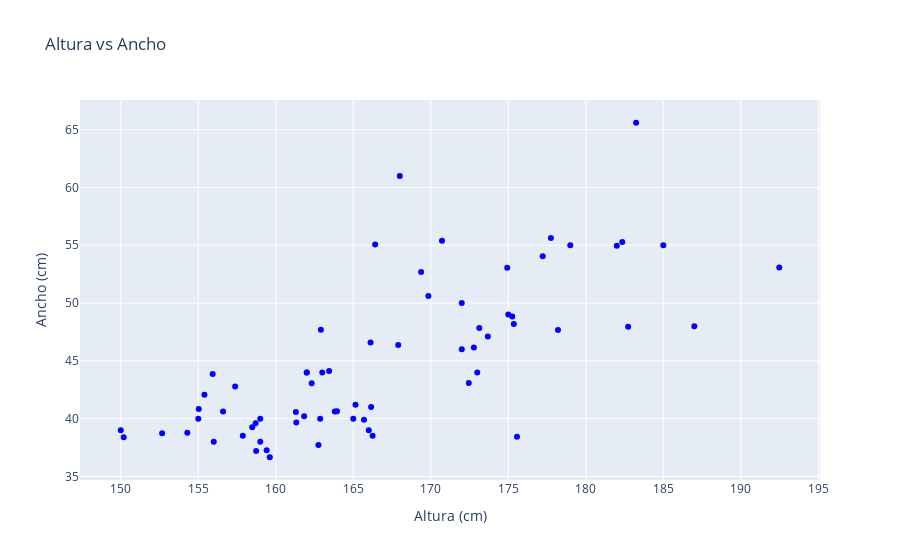
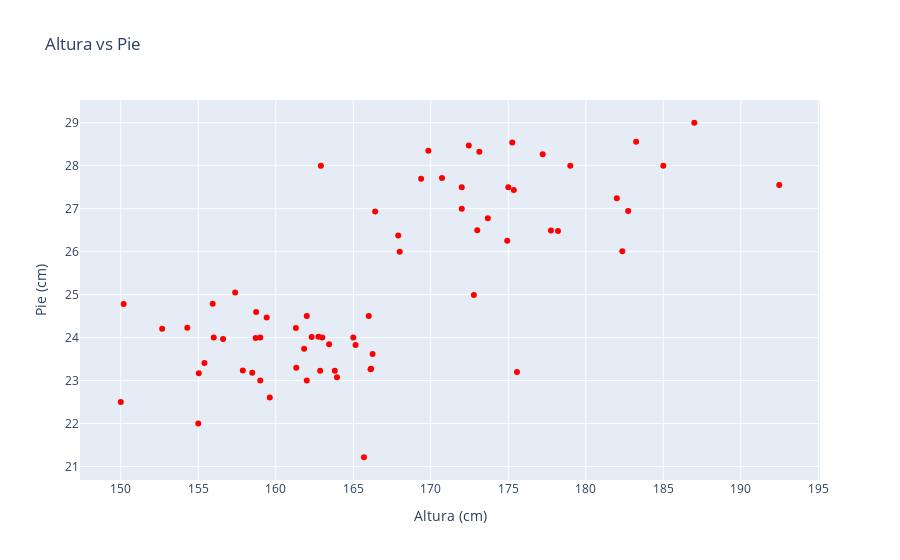

Notebook source saved alongside these figures, in order:
### Code cell
fig1 = px.scatter(df, x="Altura", y="Ancho", 
                  title="Altura vs Ancho", 
                  labels={"Altura": "Altura (cm)", "Ancho": "Ancho (cm)"},
                  color_discrete_sequence=["blue"])

fig2 = px.scatter(df, x="Altura", y="Pie", 
                  title="Altura vs Pie", 
                  labels={"Altura": "Altura (cm)", "Pie": "Pie (cm)"},
                  color_discrete_sequence=["red"])

fig1.show()
fig2.show()

### Figure 1 — Plotly figure (JSON) as saved in the notebook; plotly's stock layout.template omitted (floating-point values rounded to 4 significant figures)
{"data": [{"hovertemplate": "Altura (cm)=%{x}<br>Ancho (cm)=%{y}<extra></extra>", "legendgroup": "", "marker": {"color": "blue", "symbol": "circle"}, "mode": "markers", "name": "", "orientation": "v", "showlegend": false, "type": "scatter", "x": [169.4, 182.7, 172.8, 182.4, 173.7, 162.9, 192.5, 173.1, 178.2, 175.4, 174.9, 183.2, 177.8, 166.4, 167.9, 177.2, 182.0, 172.5, 175.3, 170.7, 169.8, 163.4, 175.6, 159.4, 163.9, 152.7, 158.7, 165.1, 166.2, 162.9, 165.7, 161.3, 161.8, 150.2, 159.6, 155.0, 156.6, 158.5, 161.3, 154.3, 155.9, 166.2, 157.4, 163.8, 162.8, 155.4, 157.9, 162.3, 166.1, 158.7, 185.0, 173.0, 163.0, 162.0, 172.0, 159.0, 187.0, 165.0, 175.0, 162.0, 155.0, 168.0, 179.0, 172.0, 159.0, 166.0, 156.0, 150.0], "xaxis": "x", "y": [52.68, 47.95, 46.14, 55.29, 47.1, 47.69, 53.07, 47.85, 47.66, 48.2, 53.05, 65.6, 55.63, 55.06, 46.37, 54.06, 54.97, 43.08, 48.84, 55.39, 50.6, 44.12, 38.43, 37.26, 40.64, 38.74, 39.6, 41.21, 41.01, 40.0, 39.91, 39.67, 40.21, 38.38, 36.66, 40.84, 40.61, 39.25, 40.58, 38.78, 43.86, 38.53, 42.77, 40.62, 37.72, 42.06, 38.52, 43.06, 46.58, 37.21, 55.0, 44.0, 44.0, 44.0, 46.0, 40.0, 48.0, 40.0, 49.0, 44.0, 40.0, 61.0, 55.0, 50.0, 38.0, 39.0, 38.0, 39.0], "yaxis": "y"}], "layout": {"legend": {"tracegroupgap": 0}, "title": {"text": "Altura vs Ancho"}, "xaxis": {"anchor": "y", "domain": [0, 1], "title": {"text": "Altura (cm)"}}, "yaxis": {"anchor": "x", "domain": [0, 1], "title": {"text": "Ancho (cm)"}}}}

### Figure 2 — Plotly figure (JSON) as saved in the notebook; plotly's stock layout.template omitted (floating-point values rounded to 4 significant figures)
{"data": [{"hovertemplate": "Altura (cm)=%{x}<br>Pie (cm)=%{y}<extra></extra>", "legendgroup": "", "marker": {"color": "red", "symbol": "circle"}, "mode": "markers", "name": "", "orientation": "v", "showlegend": false, "type": "scatter", "x": [169.4, 182.7, 172.8, 182.4, 173.7, 162.9, 192.5, 173.1, 178.2, 175.4, 174.9, 183.2, 177.8, 166.4, 167.9, 177.2, 182.0, 172.5, 175.3, 170.7, 169.8, 163.4, 175.6, 159.4, 163.9, 152.7, 158.7, 165.1, 166.2, 162.9, 165.7, 161.3, 161.8, 150.2, 159.6, 155.0, 156.6, 158.5, 161.3, 154.3, 155.9, 166.2, 157.4, 163.8, 162.8, 155.4, 157.9, 162.3, 166.1, 158.7, 185.0, 173.0, 163.0, 162.0, 172.0, 159.0, 187.0, 165.0, 175.0, 162.0, 155.0, 168.0, 179.0, 172.0, 159.0, 166.0, 156.0, 150.0], "xaxis": "x", "y": [27.7, 26.95, 24.99, 26.01, 26.78, 28.0, 27.55, 28.33, 26.48, 27.43, 26.25, 28.56, 26.49, 26.93, 26.38, 28.27, 27.24, 28.47, 28.54, 27.72, 28.35, 23.85, 23.2, 24.47, 23.08, 24.2, 23.99, 23.83, 23.28, 23.23, 21.22, 23.3, 23.74, 24.78, 22.61, 23.17, 23.97, 23.18, 24.22, 24.23, 24.79, 23.62, 25.05, 23.23, 24.02, 23.41, 23.24, 24.01, 23.26, 24.6, 28.0, 26.5, 24.0, 24.5, 27.0, 23.0, 29.0, 24.0, 27.5, 23.0, 22.0, 26.0, 28.0, 27.5, 24.0, 24.5, 24.0, 22.5], "yaxis": "y"}], "layout": {"legend": {"tracegroupgap": 0}, "title": {"text": "Altura vs Pie"}, "xaxis": {"anchor": "y", "domain": [0, 1], "title": {"text": "Altura (cm)"}}, "yaxis": {"anchor": "x", "domain": [0, 1], "title": {"text": "Pie (cm)"}}}}
